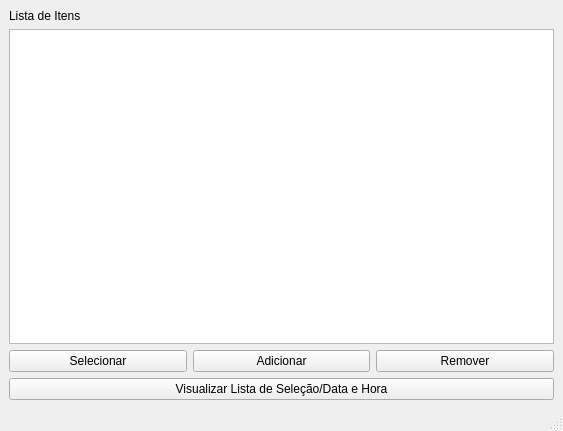
<?xml version="1.0" encoding="UTF-8"?>
<ui version="4.0">
 <class>MainWindow</class>
 <widget class="QMainWindow" name="MainWindow">
  <property name="geometry">
   <rect>
    <x>0</x>
    <y>0</y>
    <width>563</width>
    <height>431</height>
   </rect>
  </property>
  <property name="windowTitle">
   <string>MainWindow</string>
  </property>
  <widget class="QWidget" name="centralwidget">
   <layout class="QVBoxLayout" name="verticalLayout">
    <item>
     <widget class="QLabel" name="lblListaItens">
      <property name="text">
       <string>Lista de Itens</string>
      </property>
     </widget>
    </item>
    <item>
     <widget class="QTableView" name="tbvItens"/>
    </item>
    <item>
     <layout class="QHBoxLayout" name="horizontalLayout">
      <item>
       <widget class="QPushButton" name="pbSelecionar">
        <property name="text">
         <string>Selecionar</string>
        </property>
       </widget>
      </item>
      <item>
       <widget class="QPushButton" name="pbAdicionar">
        <property name="text">
         <string>Adicionar</string>
        </property>
       </widget>
      </item>
      <item>
       <widget class="QPushButton" name="pbRemover">
        <property name="text">
         <string>Remover</string>
        </property>
       </widget>
      </item>
     </layout>
    </item>
    <item>
     <widget class="QPushButton" name="pbListaSelecao">
      <property name="text">
       <string>Visualizar Lista de Seleção/Data e Hora</string>
      </property>
     </widget>
    </item>
   </layout>
  </widget>
  <widget class="QMenuBar" name="menubar">
   <property name="geometry">
    <rect>
     <x>0</x>
     <y>0</y>
     <width>563</width>
     <height>21</height>
    </rect>
   </property>
  </widget>
  <widget class="QStatusBar" name="statusbar"/>
 </widget>
 <resources/>
 <connections/>
</ui>
